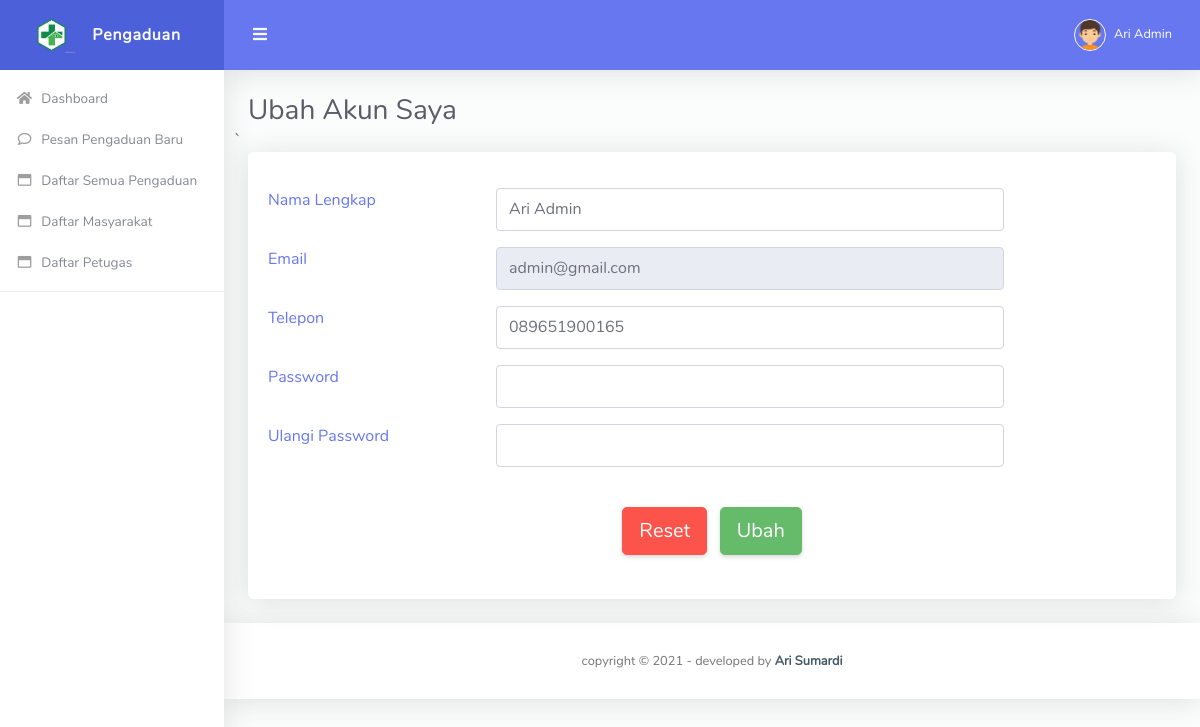
Screenshot of /admin/ubah-akun.php (signed in) with the database file from the repository.
### tables this page shows
CREATE TABLE `tbl_petugas` (
  `id_petugas` int(10) NOT NULL,
  `nama` varchar(90) NOT NULL,
  `email` varchar(50) NOT NULL,
  `telepon` varchar(16) NOT NULL,
  `password` varchar(150) NOT NULL,
  `level` enum('Admin','Petugas') NOT NULL
);

### admin/ubah-akun.php (the view, shortened to what this page needs)
<?php
  include "../koneksi.php";
  $idp = $_SESSION['idp'];
  $data = mysqli_query($koneksi,"select * from tbl_petugas where id_petugas='$idp'");
  $row = mysqli_fetch_array($data);
	?>
  <!DOCTYPE html>
<html lang="en">
<head>
  <link href="../vendor/fontawesome-free/css/all.min.css" rel="stylesheet" type="text/css">
  <link href="../vendor/bootstrap/css/bootstrap.min.css" rel="stylesheet" type="text/css">
  <link href="../css/ruang-admin.min.css" rel="stylesheet">
</head>
<body id="page-top">
  <div id="wrapper">
    <ul class="navbar-nav sidebar sidebar-light accordion" id="accordionSidebar">
      <a class="sidebar-brand d-flex align-items-center justify-content-center" href="index.php">
        <div class="sidebar-brand-icon">
          <img src="../img/logo/logo2.png">
        </div>
        <div class="sidebar-brand-text mx-3">Pengaduan</div>
      </a>
      <?php include "menu.php"; ?>
      <hr class="sidebar-divider">
    </ul>
    <div id="content-wrapper" class="d-flex flex-column">
      <div id="content">
        <nav class="navbar navbar-expand navbar-light bg-navbar topbar mb-4 static-top">
          <button id="sidebarToggleTop" class="btn btn-link rounded-circle mr-3">
            <i class="fa fa-bars"></i>
          </button>
          <ul class="navbar-nav ml-auto">
            <li class="nav-item dropdown no-arrow">
              <a class="nav-link dropdown-toggle" href="#" id="userDropdown" role="button" data-toggle="dropdown"
                aria-haspopup="true" aria-expanded="false">
                <img class="img-profile rounded-circle" src="../img/boy.png" style="max-width: 60px">
                <span class="ml-2 d-none d-lg-inline text-white small"><?php echo $_SESSION['nama']; ?></span>
              </a>
            </li>
          </ul>
        </nav>
        <div class="container-fluid" id="container-wrapper">
          <div class="d-sm-flex align-items-center justify-content-between mb-0">
            <h1 class="h3 mb-0 text-gray-800">Ubah Akun Saya</h1>
          </div>
          <div class="row">
         ` <div class="col-lg-12">
              <div class="card mb-4">
                <div class="card-body">
                  <form action="update-akun.php" method="post" enctype="multipart/form-data">
                    <div class="form-group row">
                      <div class="col-lg-3">
                       <label for="subjek" class="text-primary">Nama Lengkap</label>
                      </div>
                      <div class="col-lg-7">
                       <input type="text" class="form-control" name="nama" value="<?php echo $row['nama']; ?>">
                      </div>
                    </div>
                    <div class="form-group row">
                      <div class="col-lg-3">
                       <label for="subjek" class="text-primary">Email</label>
                      </div>
                      <div class="col-lg-7">
                       <input type="text" class="form-control" value="<?php echo $row['email']; ?>" disabled>
                      </div>
                    </div>
                    <div class="form-group row">
                      <div class="col-lg-3">
                       <label for="subjek" class="text-primary">Telepon</label>
                      </div>
                      <div class="col-lg-7">
                       <input type="text" class="form-control" value="<?php echo $row['telepon']; ?>">
                      </div>
                    </div>
                    <div class="form-group row">
                      <div class="col-lg-3">
                       <label for="subjek" class="text-primary">Password</label>
                      </div>
                      <div class="col-lg-7">
                       <input type="password" class="form-control" name="password1">
                      </div>
                    </div>
                    <div class="form-group row">
                      <div class="col-lg-3">
                       <label for="subjek" class="text-primary">Ulangi Password</label>
                      </div>
                      <div class="col-lg-7">
                       <input type="password" class="form-control" name="password2">
                      </div>
                    </div>
                    <br>
                    <center>
                    <button type="reset" class="btn btn-lg btn-danger">Reset</button> &nbsp;
                    <button type="submit" name="send" class="btn btn-lg btn-success" onClick='return confirmSubmit()'>Ubah</button>
                    </center>
                    <br>
                  </form>
                </div>
              </div>
          </div>
        </div>
      </div>
      <footer class="sticky-footer bg-white">
        <div class="container my-auto">
          <div class="copyright text-center my-auto">
            <span>copyright &copy; <script> document.write(new Date().getFullYear()); </script> - developed by
            <b><a href="">Ari Sumardi</a></b>
            </span>
          </div>
        </div>
      </footer>
    </div>
  </div>
</body>
</html>

### rows the page displays
tbl_petugas: nama "Ari Admin", email "admin@gmail.com", telepon "089651900165"

### other values shown
$_SESSION['nama'] "Ari Admin"
